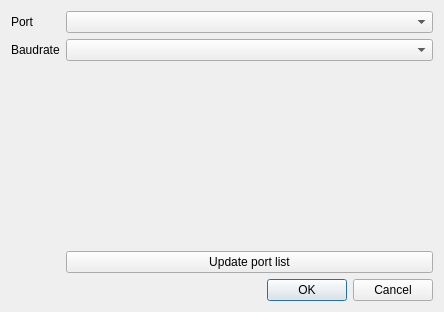
<?xml version="1.0" encoding="UTF-8"?>
<ui version="4.0">
 <class>SerialSettings</class>
 <widget class="QDialog" name="SerialSettings">
  <property name="geometry">
   <rect>
    <x>0</x>
    <y>0</y>
    <width>444</width>
    <height>312</height>
   </rect>
  </property>
  <property name="sizePolicy">
   <sizepolicy hsizetype="Preferred" vsizetype="Preferred">
    <horstretch>0</horstretch>
    <verstretch>0</verstretch>
   </sizepolicy>
  </property>
  <property name="windowTitle">
   <string>Serial settings</string>
  </property>
  <layout class="QVBoxLayout" name="verticalLayout_4">
   <item>
    <layout class="QFormLayout" name="formLayout_1">
     <item row="0" column="0">
      <widget class="QLabel" name="portLabel">
       <property name="text">
        <string>Port</string>
       </property>
      </widget>
     </item>
     <item row="1" column="0">
      <widget class="QLabel" name="baudrateLabel">
       <property name="text">
        <string>Baudrate</string>
       </property>
      </widget>
     </item>
     <item row="0" column="1">
      <widget class="QComboBox" name="portComboBox"/>
     </item>
     <item row="1" column="1">
      <widget class="QComboBox" name="baudrateComboBox"/>
     </item>
     <item row="2" column="1">
      <spacer name="verticalSpacer_3">
       <property name="orientation">
        <enum>Qt::Vertical</enum>
       </property>
       <property name="sizeHint" stdset="0">
        <size>
         <width>20</width>
         <height>40</height>
        </size>
       </property>
      </spacer>
     </item>
     <item row="3" column="1">
      <widget class="QPushButton" name="updatePushButton">
       <property name="text">
        <string>Update port list</string>
       </property>
      </widget>
     </item>
    </layout>
   </item>
   <item>
    <widget class="QDialogButtonBox" name="buttonBox">
     <property name="orientation">
      <enum>Qt::Horizontal</enum>
     </property>
     <property name="standardButtons">
      <set>QDialogButtonBox::Cancel|QDialogButtonBox::Ok</set>
     </property>
    </widget>
   </item>
  </layout>
 </widget>
 <resources/>
 <connections>
  <connection>
   <sender>buttonBox</sender>
   <signal>accepted()</signal>
   <receiver>SerialSettings</receiver>
   <slot>accept()</slot>
   <hints>
    <hint type="sourcelabel">
     <x>248</x>
     <y>254</y>
    </hint>
    <hint type="destinationlabel">
     <x>157</x>
     <y>274</y>
    </hint>
   </hints>
  </connection>
  <connection>
   <sender>buttonBox</sender>
   <signal>rejected()</signal>
   <receiver>SerialSettings</receiver>
   <slot>reject()</slot>
   <hints>
    <hint type="sourcelabel">
     <x>316</x>
     <y>260</y>
    </hint>
    <hint type="destinationlabel">
     <x>286</x>
     <y>274</y>
    </hint>
   </hints>
  </connection>
 </connections>
</ui>
